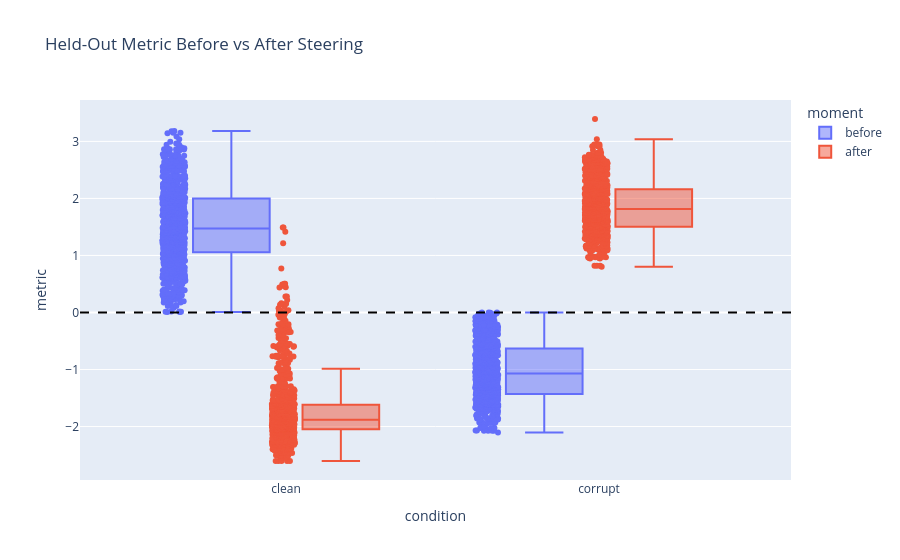

The notebook cell saved with this chart:
### Code cell
if not test_rows.empty:
    metric_long = []
    for condition in ["clean", "corrupt"]:
        for moment in ["before", "after"]:
            metric_long.append(
                pd.DataFrame(
                    {
                        "condition": condition,
                        "moment": moment,
                        "metric": test_rows[f"{condition}_metric_{moment}"],
                    }
                )
            )
    metric_long = pd.concat(metric_long, ignore_index=True)
    fig = px.box(
        metric_long,
        x="condition",
        y="metric",
        color="moment",
        points="all",
        title="Held-Out Metric Before vs After Steering",
    )
    fig.add_hline(y=0, line_dash="dash", line_color="black")
    fig.show()

### Figure 1 — Plotly figure (JSON) as saved in the notebook; plotly's stock layout.template omitted (floating-point values rounded to 4 significant figures; data arrays with more than 128 entries replaced by an {"elided": "..."} marker saying what was removed)
{"data": [{"alignmentgroup": "True", "boxpoints": "all", "hovertemplate": "moment=before<br>condition=%{x}<br>metric=%{y}<extra></extra>", "legendgroup": "before", "marker": {"color": "#636efa"}, "name": "before", "notched": false, "offsetgroup": "before", "orientation": "v", "showlegend": true, "type": "box", "x": {"elided": "1888 str values"}, "x0": " ", "xaxis": "x", "y": {"elided": "1888 float values"}, "y0": " ", "yaxis": "y"}, {"alignmentgroup": "True", "boxpoints": "all", "hovertemplate": "moment=after<br>condition=%{x}<br>metric=%{y}<extra></extra>", "legendgroup": "after", "marker": {"color": "#EF553B"}, "name": "after", "notched": false, "offsetgroup": "after", "orientation": "v", "showlegend": true, "type": "box", "x": {"elided": "1888 str values"}, "x0": " ", "xaxis": "x", "y": {"elided": "1888 float values"}, "y0": " ", "yaxis": "y"}], "layout": {"boxmode": "group", "legend": {"title": {"text": "moment"}, "tracegroupgap": 0}, "shapes": [{"line": {"color": "black", "dash": "dash"}, "type": "line", "x0": 0, "x1": 1, "xref": "x domain", "y0": 0, "y1": 0, "yref": "y"}], "title": {"text": "Held-Out Metric Before vs After Steering"}, "xaxis": {"anchor": "y", "domain": [0, 1], "title": {"text": "condition"}}, "yaxis": {"anchor": "x", "domain": [0, 1], "title": {"text": "metric"}}}}
